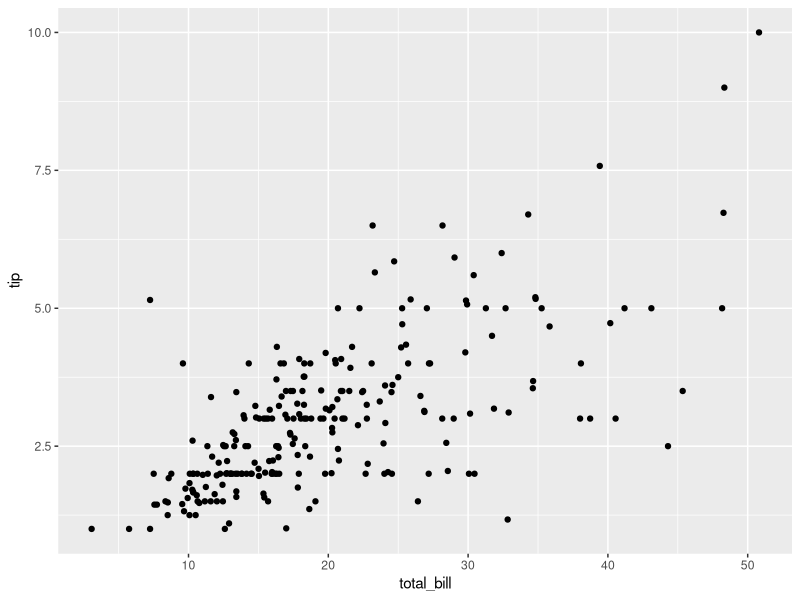
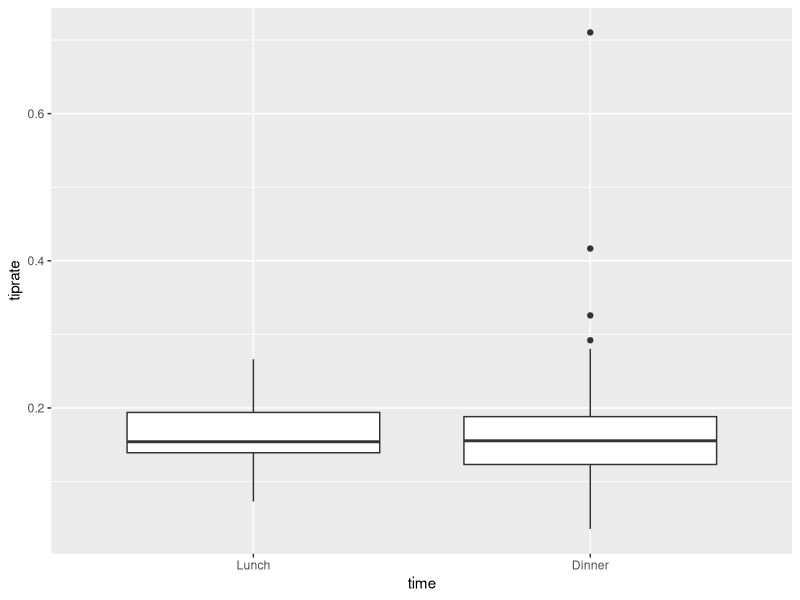
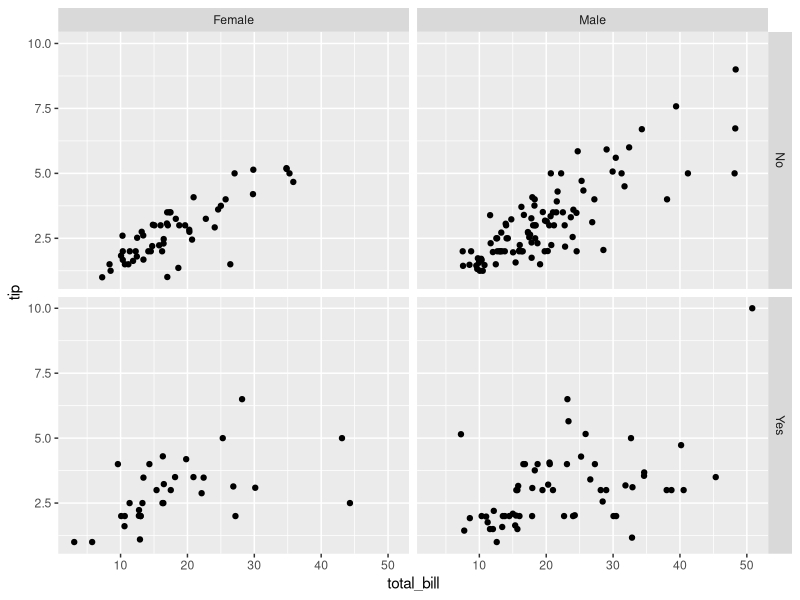
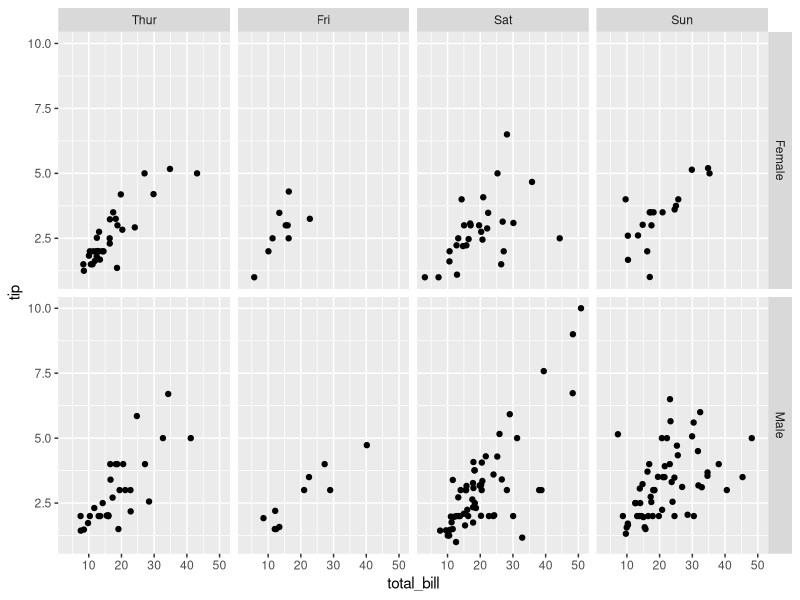

Here is the R script that generated these plots, in order:
## ---- chunk 1
knitr::opts_chunk$set(echo = TRUE)
## ---- chunk 2
data(tips, package="reshape2")
library(ggplot2)
## ---- chunk 3
numParty <- nrow(unique(tips))
numParty
## ---- chunk 4
str(tips)
## ---- chunk 5
day <- tips$day
levels(day) <- c('Thur', 'Fri', 'Sat', 'Sun')
day <- factor(day, levels = c('Thur', 'Fri', 'Sat', 'Sun'))
day
## ---- chunk 6
female5 <- tips[(tips$sex =="Female" & tips$size >= 5), ]
female5
## ---- chunk 7
ggplot(tips, aes(x=total_bill, y=tip)) + geom_point()
## ---- chunk 8
tiprate <- tips$tip/tips$total_bill
mean(tiprate)
## ---- chunk 9
tips$time <- factor(tips$time, levels = c('Lunch', 'Dinner'))
ggplot(tips, aes(x=time, y=tiprate)) + geom_boxplot()
## ---- chunk 10
ggplot(tips, aes(x=total_bill, y=tip)) + geom_point()+ facet_grid(smoker ~ sex)
## ---- chunk 11
tips$day <- factor(tips$day, levels = c('Thur', 'Fri', 'Sat', 'Sun'))
ggplot(tips, aes(x=total_bill, y=tip)) + geom_point()+ facet_grid(sex ~ day)
